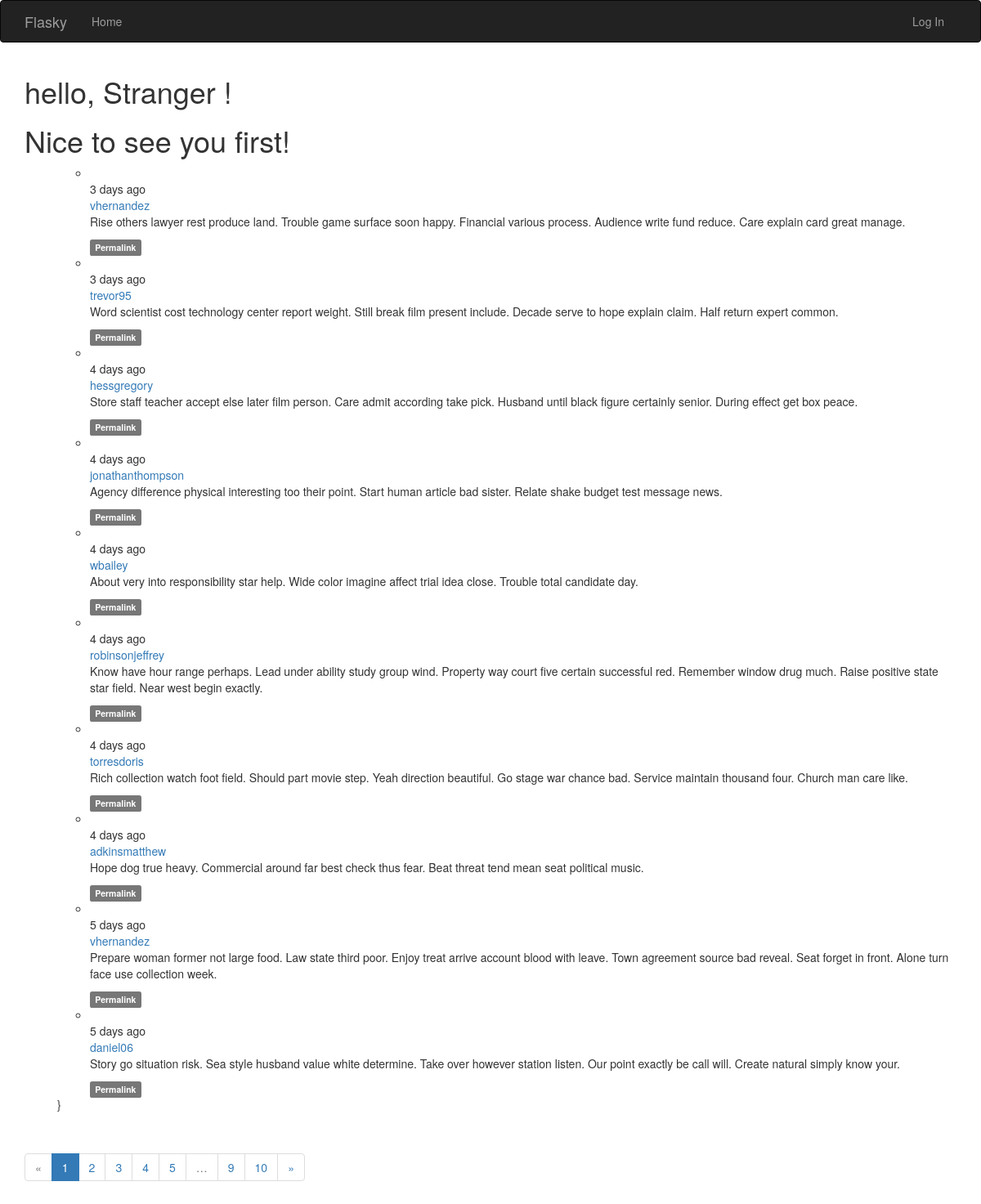
The page / on the database its author committed.
### app/models.py (models this page shows, shortened)
class Post(db.Model):
    __tablename__ = 'post'
    id = db.Column(db.Integer, primary_key=True)
    body = db.Column(db.Text)
    body_html = db.Column(db.Text)
    timestamp = db.Column(db.DateTime, index=True, default=datetime.utcnow)
    author_id = db.Column(db.Integer, db.ForeignKey('users.id'))

class User(UserMixin, db.Model):
    __tablename__ = 'users'
    id = db.Column(db.Integer, primary_key=True)
    email = db.Column(db.String(64), unique=True, index=True)
    password_hash = db.Column(db.String(128))
    username = db.Column(db.String(64), unique=True, index=True)
    role_id = db.Column(db.Integer, db.ForeignKey('roles.id'))
    confirmed = db.Column(db.Boolean, default=False)
    name = db.Column(db.String(64))
    location = db.Column(db.String(64))
    about_me = db.Column(db.Text())
    member_since = db.Column(db.DateTime(), default=datetime.utcnow)
    last_seen = db.Column(db.DateTime(), default=datetime.utcnow)
    posts = db.relationship('Post', backref='author', lazy='dynamic')
    @property
    def password(self):
        raise AttributeError('Password is not a readable attribute!')

### app/main/views.py (the view)
@main.route('/', methods=['GET', 'POST'])
def index():
    form = PostForm()
    if current_user.can(Permission.WRITE) and form.validate_on_submit():
        post = Post(body=form.body.data, author=current_user._get_current_object())
        db.session.add(post)
        db.session.commit()
        return redirect(url_for('.index'))
    page = request.args.get('page', 1, type=int)
    pagination = Post.query.order_by(Post.timestamp.desc()).paginate(
        page, per_page=current_app.config['FLASK_POSTS_PER_PAGE'], error_out=False)
    posts = pagination.items
    return render_template('index.html', form=form, posts=posts, pagination=pagination)

### app/auth/views.py (called while the page is built)
@auth.before_app_request
def before_request():
    if current_user.is_authenticated:
        current_user.ping()
        if not current_user.confirmed \
                and request.blueprint != 'auth' \
                and request.endpoint != 'static':
            return redirect(url_for('auth.unconfirmed'))

### app/main/__init__.py (called while the page is built)
@main.app_context_processor
def inject_permission():
    return dict(Permission=Permission)

### app/models.py (called while the page is built)
    def can(self, permission):
        return False

    def is_administrator(self):
        return False

### app/templates/index.html (shortened to what this page needs)
{% extends 'base.html' %}
{% import 'bootstrap/wtf.html' as wtf %}
{% import '_macro.html' as macro %}
{% block navbar %}
{{ super() }}
{% endblock %}
{% block page_content %}
<div>
    <h1>hello,
        {% if current_user.is_authenticated %}
        {{ current_user.username }}
        {% else %}
        Stranger
        {% endif %}!
    </h1>
    {% if known %}
    <p>Nice to see again!</p>
    {% else %}
    <h1>Nice to see you first!</h1>
    {% endif %}
</div>
<ul class="'posts">
    {% include '_posts.html' %}}
</ul>
<div class="pagination">
        {{ macro.pagination_widget(pagination, '.index') }}
    </div>
{% endblock %}

### app/templates/_posts.html (shortened to what this page needs)
<ul class="posts">
    {% for post in posts %}
    <li class="post">
        <div class="profile-thumbnail">
        </div>
        <div class="post-date">{{ moment(post.timestamp).fromNow() }}</div>
        <div class="post-author">
            <a href="{{ url_for('.user', username=post.author.username) }}">
                {{ post.author.username }}
            </a>
        </div>
        <div class="post-content">
            <div class="post-body">
            {% if post.body_html %}
                {{ post.body_html | safe }}
            {% else %}
                {{ post.body }}
            {% endif %}
            </div>
            <div class="post-footer">
                <a href="{{ url_for('.post', id=post.id) }}"><span class="label label-default">Permalink</span></a>
            </div>
        </div>
    </li>
    {% endfor %}
</ul>

### rows shown on the page
Post: timestamp "3 days ago", author.username "vhernandez", body_html "Rise others lawyer rest produce land. Trouble game surface soon happy. Financial various process. Audience write fund reduce. Care explain card great manage."
Post: timestamp "3 days ago", author.username "trevor95", body_html "Word scientist cost technology center report weight. Still break film present include. Decade serve to hope explain claim. Half return expert common."
Post: timestamp "4 days ago", author.username "hessgregory", body_html "Store staff teacher accept else later film person. Care admit according take pick. Husband until black figure certainly senior. During effect get box peace."
Post: timestamp "4 days ago", author.username "jonathanthompson", body_html "Agency difference physical interesting too their point. Start human article bad sister. Relate shake budget test message news."
Post: timestamp "4 days ago", author.username "wbailey", body_html "About very into responsibility star help. Wide color imagine affect trial idea close. Trouble total candidate day."
Post: timestamp "4 days ago", author.username "robinsonjeffrey", body_html "Know have hour range perhaps. Lead under ability study group wind. Property way court five certain successful red. Remember window drug much. Raise positive state star field. Near west begin exactly."
Post: timestamp "4 days ago", author.username "torresdoris", body_html "Rich collection watch foot field. Should part movie step. Yeah direction beautiful. Go stage war chance bad. Service maintain thousand four. Church man care like."
Post: timestamp "4 days ago", author.username "adkinsmatthew", body_html "Hope dog true heavy. Commercial around far best check thus fear. Beat threat tend mean seat political music."
Post: timestamp "5 days ago", author.username "vhernandez", body_html "Prepare woman former not large food. Law state third poor. Enjoy treat arrive account blood with leave. Town agreement source bad reveal. Seat forget in front. Alone turn face use collection week."
Post: timestamp "5 days ago", author.username "daniel06", body_html "Story go situation risk. Sea style husband value white determine. Take over however station listen. Our point exactly be call will. Create natural simply know your."

### other values the page prints
{{ p }} "1"
{{ p }} "2" "3" "4" "5" "9" "10"
